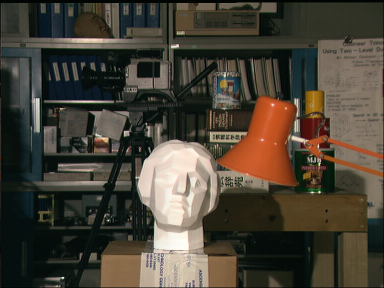
//> input picture DepthFromStereo/scene11.ppm, 384 x 288 px
$ ./main   (built with g++ and OpenCV 4, older OpenCV classes emulated)
//> lines starting //> are read from the running program, lines starting //| are printed output that depends on the picture
#include "opencv2\opencv.hpp"

int main()
{
	cv::Mat img1, img2, g1, g2;
	cv::Mat disp, disp8;

	img1 = cv::imread("scene11.ppm");
//> img1 is the input picture: 288 rows x 384 cols, CV_8UC3; mean B, G, R 54.7, 66.6, 73.2
	img2 = cv::imread("scene12.ppm");
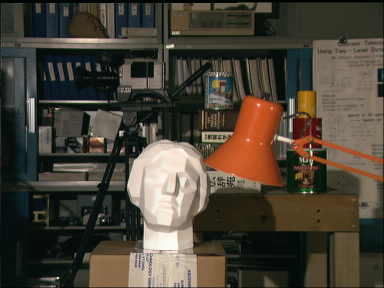
//> input picture DepthFromStereo/scene12.ppm, 384 x 288 px
//> img2 is the input picture: 288 rows x 384 cols, CV_8UC3; mean B, G, R 55.2, 67.2, 74.1

	cv::imshow("ImageLeft", img1);
	cv::imshow("ImageRight", img2);
	cv::imwrite("ImageLeft.png", img1);
	cv::imwrite("ImageRight.png", img2);

	//wait until keypress from user
	cv::waitKey(0);
	cv::cvtColor(img1, g1, CV_BGR2GRAY);
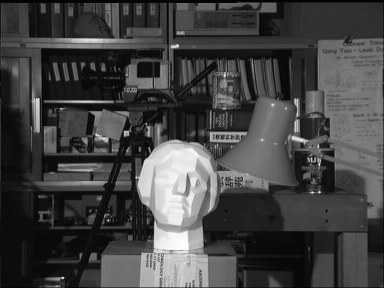
//> g1: 288 rows x 384 cols, CV_8UC1; min 0, max 253, mean 67.3
	cv::cvtColor(img2, g2, CV_BGR2GRAY);
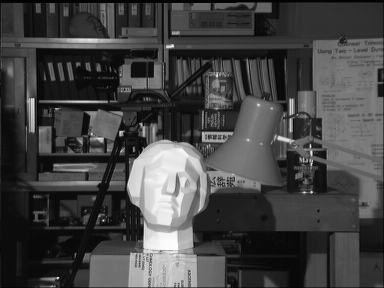
//> g2: 288 rows x 384 cols, CV_8UC1; min 0, max 253, mean 67.9

	// for now trying basic preset, but can be specific
//> (the run ends here: the program needs code that is not available in this run, at `cv::StereoBM sbm(cv::StereoBM::BASIC_PRESET);`)
